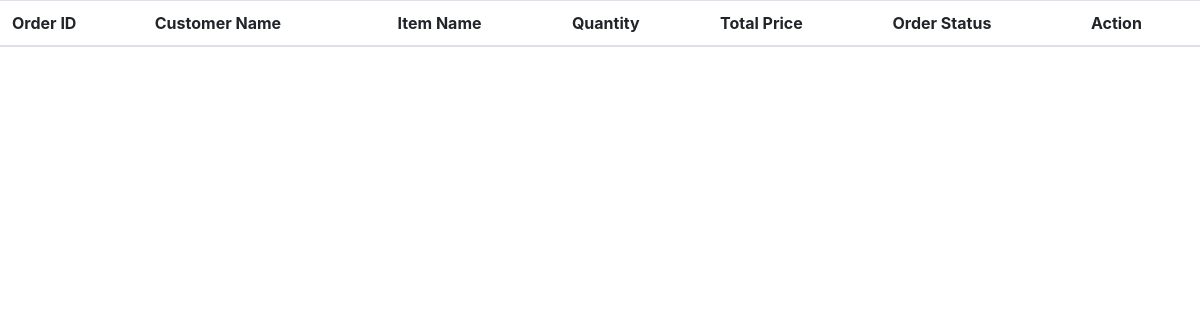
Before: /adminOrderManagement.php with the older database file.
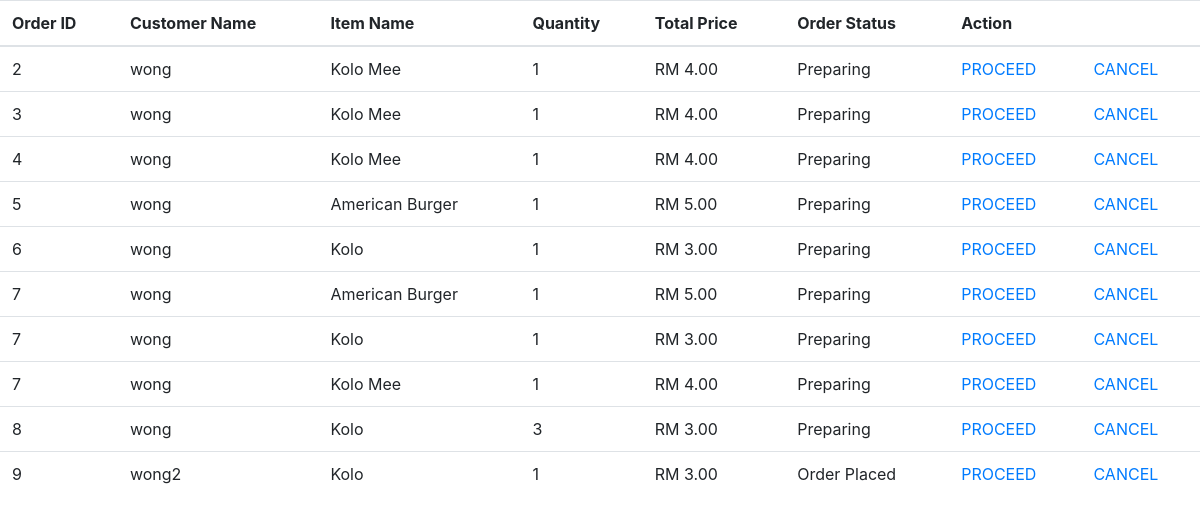
After: the same page with the newer database file.
### tables this page shows
CREATE TABLE `order_database` (
  `item_no` int(11) NOT NULL,
  `order_id` int(11) NOT NULL,
  `user_id` int(11) NOT NULL,
  `item_id` int(11) NOT NULL,
  `item_quantity` int(11) NOT NULL,
  `item_price` double NOT NULL,
  `order_status` varchar(256) NOT NULL
);

CREATE TABLE `userdatabase` (
  `id` int(200) NOT NULL,
  `name` varchar(200) NOT NULL,
  `email` text NOT NULL,
  `phone` int(20) NOT NULL,
  `username` varchar(200) NOT NULL,
  `password` varchar(200) NOT NULL,
  `admin` tinyint(1) NOT NULL,
  `membership_status` tinyint(1) NOT NULL,
  `membership_expiry` date DEFAULT NULL
);

CREATE TABLE `product_database` (
  `ItemID` int(11) NOT NULL,
  `ItemName` varchar(200) NOT NULL,
  `ItemDesc` varchar(500) NOT NULL,
  `ItemQuantity` int(200) NOT NULL,
  `ItemPrice` double NOT NULL,
  `ItemPriceDis` double NOT NULL,
  `ItemImageLoc` varchar(200) NOT NULL,
  `ItemCategory` int(200) NOT NULL
);

### adminOrderManagement.php (the view, shortened to what this page needs)
<link rel="stylesheet" href="https://stackpath.bootstrapcdn.com/bootstrap/4.3.1/css/bootstrap.min.css">
<table class="table" style="overflow-y: scroll">
  <thead>
    <tr>
<th>Order ID</th>
<th>Customer Name</th>
<th>Item Name</th>
<th>Quantity</th>
<th>Total Price</th>
<th>Order Status</th>
<th colspan=2 sytle="align=left">Action</th>
</tr></thead><tbody>
<?php
include ("db_connect.php");
$result=mysqli_query($conn,"SELECT * FROM order_database WHERE order_status!='Completed' AND order_status!='Canceled' ORDER BY order_id ASC");
while ($orderArrays=mysqli_fetch_array($result)){
    $datas[] = $orderArrays;
}
$orderNo = 1;
foreach ($datas as $data){
    $orderID = $data['order_id'];
    $userID = $data['user_id'];
    $itemID = $data['item_id'];
    $itemQuantity = $data['item_quantity'];
    $result1=mysqli_query($conn,"SELECT username FROM userdatabase WHERE id =$userID" );
    $userName=mysqli_fetch_assoc($result1)['username'];
    $result2=mysqli_query($conn,"SELECT ItemName FROM product_database WHERE ItemID =$itemID" );
    $itemName=mysqli_fetch_assoc($result2)['ItemName'];
    echo "<td>";
    echo $orderID;
    echo "</td>";
    echo "<td>";
    echo $userName;
    echo "</td>";
    echo "<td>";
    echo $itemName;
    echo "</td>";
    echo "<td>";
    echo $itemQuantity;
    echo "</td>";
    echo "<td>";
    $total_price = $data["item_price"];
    echo "RM ".number_format($total_price, 2);
    echo "</td>";
    echo "<td>";
    echo $data["order_status"];
    echo "</td>";
    echo "<td>";
    echo "<a href='adminOrderManagementProceed.php?orderNo=$orderNo'>PROCEED</>";
    echo "</td>";
    echo "<TD><a href='adminOrderCancel.php?orderNo=$orderNo'>CANCEL</>";
    echo "</td>";
    $orderNo += 1;
}
?>
</tbody>
</table>

Changed rows visible on the page:
added order_database: order "2", user.username "wong", product_database.ItemName "Kolo Mee", item_quantity "1", item_price "4.00", order_status "Preparing"
added order_database: order "3", user.username "wong", product_database.ItemName "Kolo Mee", item_quantity "1", item_price "4.00", order_status "Preparing"
added order_database: order "4", user.username "wong", product_database.ItemName "Kolo Mee", item_quantity "1", item_price "4.00", order_status "Preparing"
added order_database: order "5", user.username "wong", product_database.ItemName "American Burger", item_quantity "1", item_price "5.00", order_status "Preparing"
added order_database: order "6", user.username "wong", product_database.ItemName "Kolo", item_quantity "1", item_price "3.00", order_status "Preparing"
added order_database: order "7", user.username "wong", product_database.ItemName "American Burger", item_quantity "1", item_price "5.00", order_status "Preparing"
added order_database: order "7", user.username "wong", product_database.ItemName "Kolo", item_quantity "1", item_price "3.00", order_status "Preparing"
added order_database: order "7", user.username "wong", product_database.ItemName "Kolo Mee", item_quantity "1", item_price "4.00", order_status "Preparing"
added order_database: order "8", user.username "wong", product_database.ItemName "Kolo", item_quantity "3", item_price "3.00", order_status "Preparing"
added order_database: order "9", user.username "wong2", product_database.ItemName "Kolo", item_quantity "1", item_price "3.00", order_status "Order Placed"
